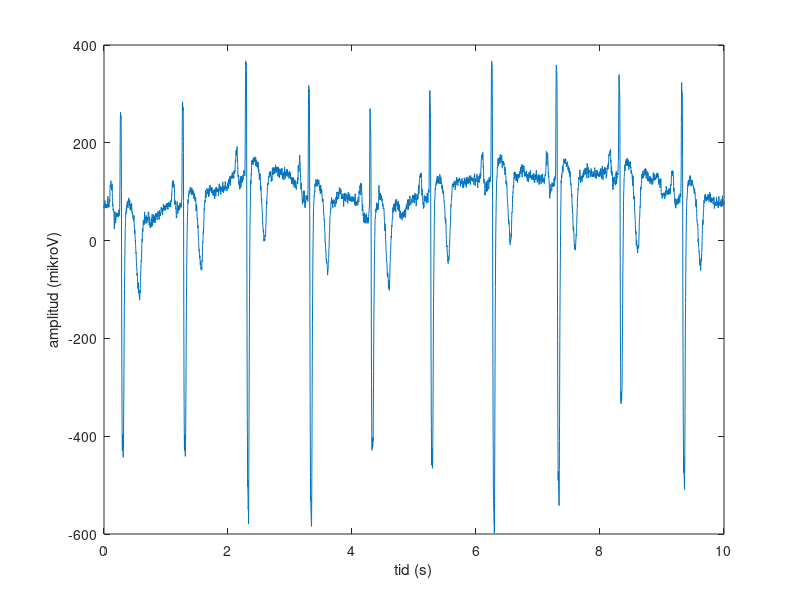
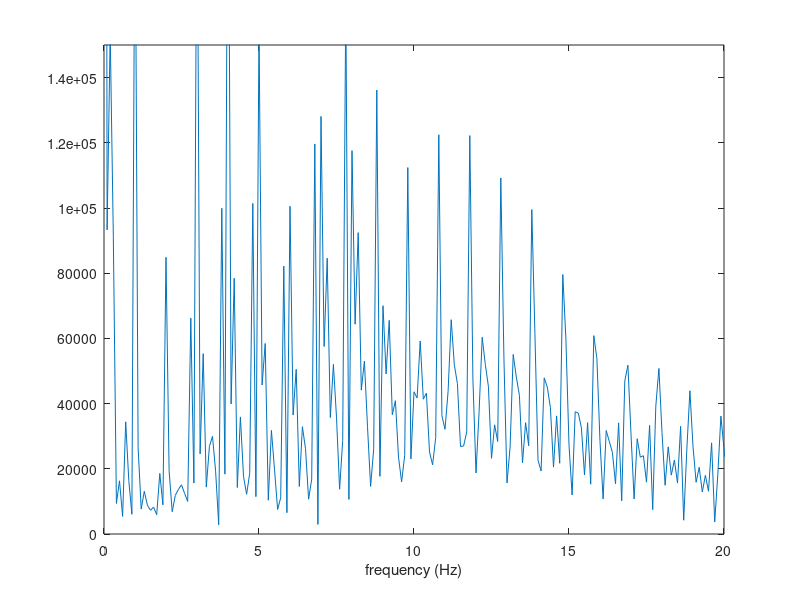
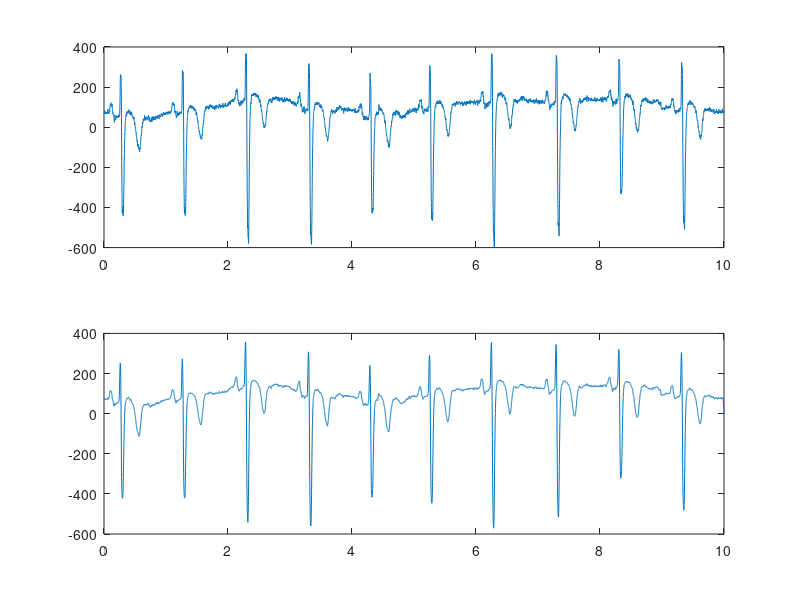
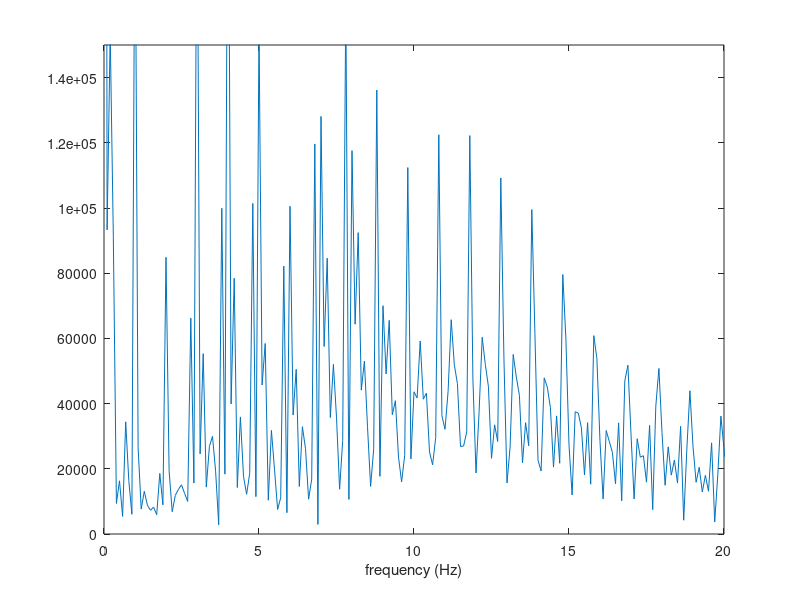

Source code (MATLAB) for these figures, in order:
clear;
clc;
load ekg1
%%
size(ekg1)
figure
plot(ekg1)
%%
FT=1000;
N=10000;
n=0:N-1;
t=n/FT;
plot(t,ekg1)
xlabel('tid (s)')
ylabel('amplitud (mikroV)')
%%
M=10000;
ekgspek=fft(ekg1,M);
%%
figure
plot(abs(ekgspek))
%%
f=(0:M-1)/M*FT;
plot(f,abs(ekgspek))
xlabel('frequency (Hz)')
axis([0 20 0 150000])
%%
figure
subplot(211)
plot(t,ekg1)
h=1/15*ones(1,15);
y=conv(ekg1,h);
y=y(15:length(y));
subplot(212)
plot(t,y)
%%
ekgspek_y=fft(y,M);
figure
f=(0:M-1)/M*FT;
plot(f,abs(ekgspek))
xlabel('frequency (Hz)')
axis([0 20 0 150000])
%%
load man1
load kvinna1
%%
FT=8000;
sound(man1)
sound(kvinna1)
figure
subplot(211)
plot(man1)
subplot(212)
plot(kvinna1)
%%
e_man1=man1(10401:11200);
i_man1=man1(8201:9000);
e_kvi1=kvinna1(6201:7000);
o_kvi1=kvinna1(3801:4600);
%%
sound(e_man1,FT)
%%
sound(i_man1,FT)
%%
sound(e_kvi1,FT)
%%
sound(o_kvi1,FT)
%%
figure
N=800;
subplot(221)
plot((0:N-1)/N*FT,abs(fft(e_man1,N)))
axis([0 1500 0 300])
subplot(222)
plot((0:N-1)/N*FT,abs(fft(i_man1,N)))
axis([0 1500 0 300])
subplot(223)
plot((0:N-1)/N*FT,abs(fft(e_kvi1,N)))
axis([0 1500 0 300])
subplot(224)
plot((0:N-1)/N*FT,abs(fft(o_kvi1,N)))
axis([0 1500 0 300])
%%
lowpass=[1 1 1 1];
highpass=[1 -1 1 -1];
denominator=1; %Ej IIR
man1_l=filter(lowpass,denominator,man1);
man1_h=filter(highpass,denominator,man1);
kvinna1_l=filter(lowpass,denominator,kvinna1);
kvinna1_h=filter(highpass,denominator,kvinna1);
%%
sound([man1;man1_l;man1_h])
sound([kvinna1;kvinna1_l;kvinna1_h])
%%
ekofilter=[1 zeros(1,250) 0.8 zeros(1,250) 0.6];
%%
klang_kvinna1=filter(ekofilter,1,kvinna1);
sound([kvinna1;klang_kvinna1])
%%
clear;
clc;
load drugsignals.mat
%%
figure;
subplot(511); plot(ECG1)
subplot(512); plot(ECG2)
subplot(513); plot(ECG3)
subplot(514); plot(ECG4)
subplot(515); plot(ECG5)
%%
fs = 1000;
M = 1000;
f=(0:M-1)/M*fs;
SP_ECG1=fft(ECG1,M);
SP_ECG2=fft(ECG2,M);
SP_ECG3=fft(ECG3,M);
SP_ECG4=fft(ECG4,M);
SP_ECG5=fft(ECG5,M);
figure;
hold on;
plot(f, abs(SP_ECG1), 'LineWidth', 1.5, 'DisplayName','1')
plot(f, abs(SP_ECG2), 'LineWidth', 1.5, 'DisplayName','2')
plot(f, abs(SP_ECG3), 'LineWidth', 1.5, 'DisplayName','3')
plot(f, abs(SP_ECG4), 'LineWidth', 1.5, 'DisplayName','4')
plot(f, abs(SP_ECG5), 'LineWidth', 1.5, 'DisplayName','5')
legend
axis([0 100 0 15000])
hold off;
%%
clear;
clc;
load drugresponse.mat
%%
plot(drugresponse)
%%
h=0.1*ones(1,10);
hzeros=roots(h);
figure;
zplane(hzeros);
%%
freqz(h)
%%
[H,W] = freqz(h);
figure;
subplot(211);
plot(W/(2*pi),abs(H));
subplot(212);
plot(W/(2*pi),angle(H));
%%
figure
stem(abs(fft(h)))
%%
figure
subplot(211)
plot(abs(fft([h zeros(1,10)])))
subplot(212)
plot(abs(fft([h zeros(1,100)])))
%%
y = filter(h,1, drugresponse);
figure()
hold on
plot(drugresponse)
hold on
plot(y)
%%
h2 = 0.1 * [1, 1, 1, 1, 1, -1, -1, -1, -1, -1];
y2 = filter(h2,1, drugresponse);
plot(y2)